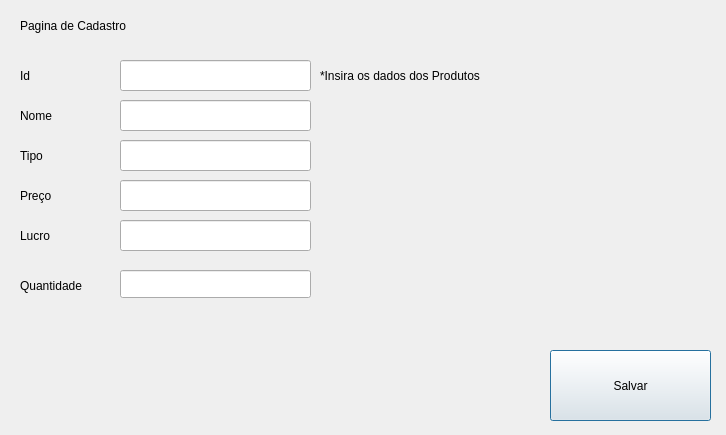
<?xml version="1.0" encoding="UTF-8"?>
<ui version="4.0">
 <class>AdProduto</class>
 <widget class="QDialog" name="AdProduto">
  <property name="geometry">
   <rect>
    <x>0</x>
    <y>0</y>
    <width>726</width>
    <height>435</height>
   </rect>
  </property>
  <property name="windowTitle">
   <string>Dialog</string>
  </property>
  <widget class="QPushButton" name="SalvarBt">
   <property name="geometry">
    <rect>
     <x>550</x>
     <y>350</y>
     <width>161</width>
     <height>71</height>
    </rect>
   </property>
   <property name="text">
    <string>Salvar</string>
   </property>
  </widget>
  <widget class="QLabel" name="label">
   <property name="geometry">
    <rect>
     <x>20</x>
     <y>60</y>
     <width>71</width>
     <height>31</height>
    </rect>
   </property>
   <property name="text">
    <string>Id</string>
   </property>
  </widget>
  <widget class="QLabel" name="label_2">
   <property name="geometry">
    <rect>
     <x>20</x>
     <y>100</y>
     <width>71</width>
     <height>31</height>
    </rect>
   </property>
   <property name="text">
    <string>Nome</string>
   </property>
  </widget>
  <widget class="QLabel" name="label_3">
   <property name="geometry">
    <rect>
     <x>20</x>
     <y>140</y>
     <width>71</width>
     <height>31</height>
    </rect>
   </property>
   <property name="text">
    <string>Tipo</string>
   </property>
  </widget>
  <widget class="QLabel" name="label_4">
   <property name="geometry">
    <rect>
     <x>20</x>
     <y>180</y>
     <width>71</width>
     <height>31</height>
    </rect>
   </property>
   <property name="text">
    <string>Preço</string>
   </property>
  </widget>
  <widget class="QLabel" name="label_5">
   <property name="geometry">
    <rect>
     <x>20</x>
     <y>220</y>
     <width>71</width>
     <height>31</height>
    </rect>
   </property>
   <property name="text">
    <string>Lucro</string>
   </property>
  </widget>
  <widget class="QLabel" name="label_6">
   <property name="geometry">
    <rect>
     <x>320</x>
     <y>60</y>
     <width>201</width>
     <height>31</height>
    </rect>
   </property>
   <property name="text">
    <string>*Insira os dados dos Produtos</string>
   </property>
  </widget>
  <widget class="QLabel" name="label_7">
   <property name="geometry">
    <rect>
     <x>20</x>
     <y>10</y>
     <width>221</width>
     <height>31</height>
    </rect>
   </property>
   <property name="text">
    <string>Pagina de Cadastro</string>
   </property>
  </widget>
  <widget class="QLabel" name="label_8">
   <property name="geometry">
    <rect>
     <x>20</x>
     <y>260</y>
     <width>81</width>
     <height>51</height>
    </rect>
   </property>
   <property name="text">
    <string>Quantidade</string>
   </property>
  </widget>
  <widget class="QLineEdit" name="Id_txt">
   <property name="geometry">
    <rect>
     <x>120</x>
     <y>60</y>
     <width>191</width>
     <height>31</height>
    </rect>
   </property>
  </widget>
  <widget class="QLineEdit" name="Nome_txt">
   <property name="geometry">
    <rect>
     <x>120</x>
     <y>100</y>
     <width>191</width>
     <height>31</height>
    </rect>
   </property>
  </widget>
  <widget class="QLineEdit" name="Lucro_txt">
   <property name="geometry">
    <rect>
     <x>120</x>
     <y>220</y>
     <width>191</width>
     <height>31</height>
    </rect>
   </property>
  </widget>
  <widget class="QLineEdit" name="Preco_txt">
   <property name="geometry">
    <rect>
     <x>120</x>
     <y>180</y>
     <width>191</width>
     <height>31</height>
    </rect>
   </property>
  </widget>
  <widget class="QLineEdit" name="Tipo_txt">
   <property name="geometry">
    <rect>
     <x>120</x>
     <y>140</y>
     <width>191</width>
     <height>31</height>
    </rect>
   </property>
  </widget>
  <widget class="QLineEdit" name="Qtd_txt">
   <property name="geometry">
    <rect>
     <x>120</x>
     <y>270</y>
     <width>191</width>
     <height>28</height>
    </rect>
   </property>
  </widget>
 </widget>
 <resources/>
 <connections/>
</ui>
